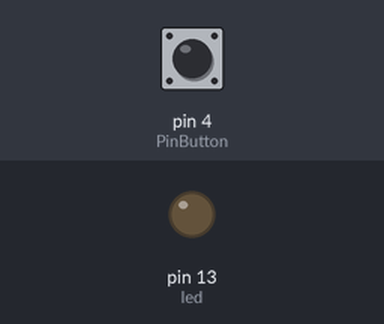
Recording of a sketch running on a simulated Arduino Uno, built with avr-gcc and run on an emulated ATmega328P. Shown: output pins drawn as LEDs (lit = HIGH). Inputs (shaded band) come from the test bench; at power-on: pin 4 (PinButton) LOW.

Above: at 1.2 s.
1.3 s: pin 4 (PinButton) pulled HIGH for 0.15 s
At 1.38 s:
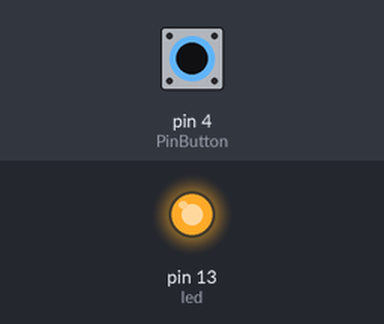
2.9 s: pin 4 (PinButton) pulled HIGH for 3.2 s
At 6.7 s:
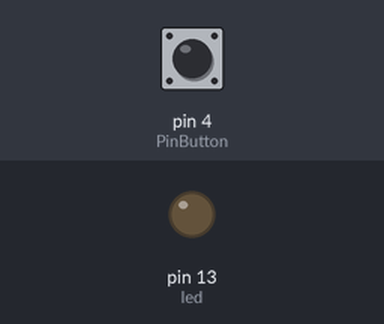
Timing chart, 0 to 8.2 s (numbered marks = the images above; inputs shaded):
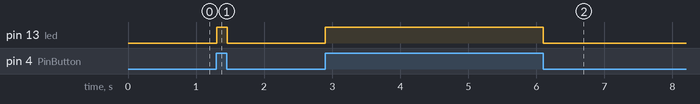

Measured:
- after the input at 1.3 s, pin 13 (led): LOW → HIGH at once, → LOW 0.16 s later
- after the input at 2.9 s, pin 13 (led): LOW → HIGH at once, → LOW 3.2 s later

The sketch:

controlledusingpushbutton.ino
```cpp
int led = 13;
int PinButton = 4;
void setup()
{
pinMode(PinButton, INPUT);
pinMode(led, OUTPUT);
}
void loop()
{
int stateButton = digitalRead(PinButton);
if (stateButton == 1)
{
digitalWrite(led, HIGH); // Turn on led
}
else
{
digitalWrite(led, LOW); //Turn off led
}
delay(20);
}
```
